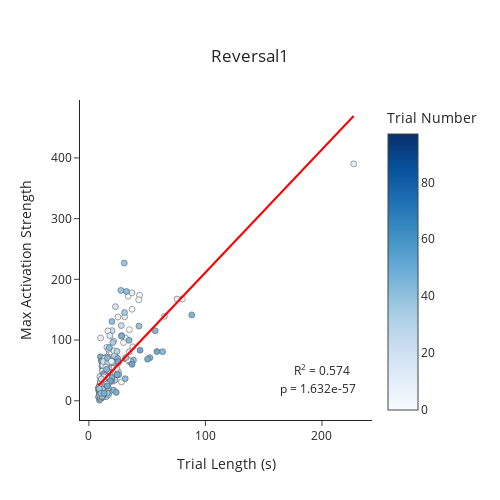

The notebook cell saved with this chart:
### Code cell
## Linear regression FOR JUST REVERSAL1
reversal_df = trial_df[trial_df.session == 'Reversal1']
lm_max_reversal = pg.linear_regression(reversal_df.trial_length, reversal_df['max'], as_dataframe = False)
lm_mean_reversal = pg.linear_regression(reversal_df.trial_length, reversal_df['mean'], as_dataframe = False)
fig = pf.custom_graph_template('Reversal1', x_title = 'Trial Length (s)', y_title = 'Max Activation Strength')
fig.add_trace(go.Scatter(x = reversal_df.trial_length, y = reversal_df['max'], mode = 'markers', opacity = 0.7, showlegend = False,
                         marker={'color': trial_df.trial, 'colorscale': 'Blues', 'showscale': True, 'colorbar': {'title': 'Trial Number'}, 'line': {'color': 'black', 'width' : 0.5}}))
fig.add_trace(go.Scatter(x = reversal_df.trial_length, y = lm_max_reversal['pred'], mode = 'lines', line_color = 'red', showlegend = False))
fig.add_annotation(x = 200, y = 50, text = 'R<sup>2</sup> = {}'.format(round(lm_max_reversal['adj_r2'], 3)), showarrow = False)
fig.add_annotation(x = 197, y = 20, text = 'p = 1.632e-57', showarrow = False)
fig.show()
fig.write_image(pjoin(figure_path, 'trial_length_vs_max_reversal1.png'))

### Figure 1 — Plotly figure (JSON) as saved in the notebook; plotly's stock layout.template omitted (floating-point values rounded to 4 significant figures; data arrays with more than 128 entries replaced by an {"elided": "..."} marker saying what was removed)
{"data": [{"marker": {"color": {"elided": "1875 int values"}, "colorbar": {"title": {"text": "Trial Number"}}, "colorscale": [[0, "rgb(247,251,255)"], [0.125, "rgb(222,235,247)"], [0.25, "rgb(198,219,239)"], [0.375, "rgb(158,202,225)"], [0.5, "rgb(107,174,214)"], [0.625, "rgb(66,146,198)"], [0.75, "rgb(33,113,181)"], [0.875, "rgb(8,81,156)"], [1, "rgb(8,48,107)"]], "line": {"color": "black", "width": 0.5}, "showscale": true}, "mode": "markers", "opacity": 0.7, "showlegend": false, "type": "scatter", "x": {"elided": "301 float values"}, "y": {"elided": "301 float values"}}, {"line": {"color": "red"}, "mode": "lines", "showlegend": false, "type": "scatter", "x": {"elided": "301 float values"}, "y": {"elided": "301 float values"}}], "layout": {"annotations": [{"showarrow": false, "text": "R<sup>2</sup> = 0.574", "x": 200, "y": 50}, {"showarrow": false, "text": "p = 1.632e-57", "x": 197, "y": 20}], "height": 500, "title": {"text": "Reversal1", "x": 0.5, "xanchor": "center", "y": 0.9, "yanchor": "top"}, "width": 500, "xaxis": {"title": {"text": "Trial Length (s)"}}, "yaxis": {"title": {"text": "Max Activation Strength"}}}}
